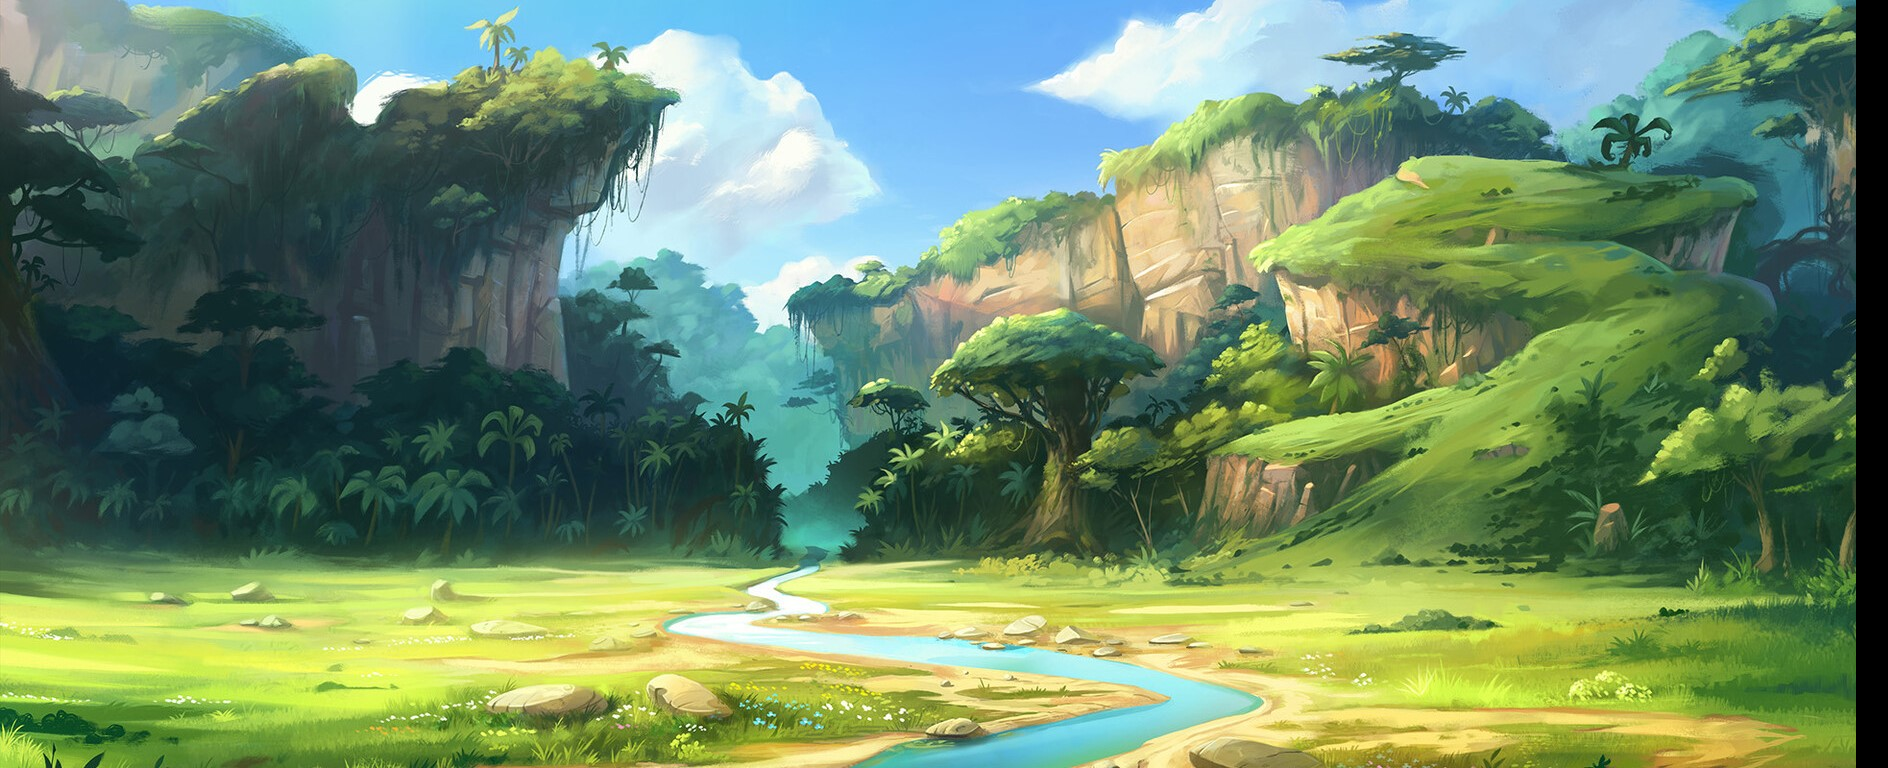

This is a level from a 2D game, rendered from its Tiled map with the project's own tilesets. A one-line summary and the complete map file follow:
An orthogonal 59x24 tile map with 32x32 px tiles, 1 tile layer (图块层 1) and 5 objects (Ground, PlayerSpawn, Wall, Gate).

<map version="1.10" tiledversion="1.11.2" orientation="orthogonal" renderorder="right-down" width="59" height="24" tilewidth="32" tileheight="32" infinite="0" nextlayerid="4" nextobjectid="11">
 <tileset firstgid="1" name="HomeBackground_1" tilewidth="32" tileheight="32" tilecount="1392" columns="58">
  <image source="HomeBackground_1.jpg" width="1867" height="768" />
 </tileset>
 <layer id="1" name="图块层 1" width="59" height="24">
  <data encoding="csv">
1,2,3,4,5,6,7,8,9,10,11,12,13,14,15,16,17,18,19,20,21,22,23,24,25,26,27,28,29,30,31,32,33,34,35,36,37,38,39,40,41,42,43,44,45,46,47,48,49,50,51,52,53,54,55,56,57,58,0,
59,60,61,62,63,64,65,66,67,68,69,70,71,72,73,74,75,76,77,78,79,80,81,82,83,84,85,86,87,88,89,90,91,92,93,94,95,96,97,98,99,100,101,102,103,104,105,106,107,108,109,110,111,112,113,114,115,116,0,
117,118,119,120,121,122,123,124,125,126,127,128,129,130,131,132,133,134,135,136,137,138,139,140,141,142,143,144,145,146,147,148,149,150,151,152,153,154,155,156,157,158,159,160,161,162,163,164,165,166,167,168,169,170,171,172,173,174,0,
175,176,177,178,179,180,181,182,183,184,185,186,187,188,189,190,191,192,193,194,195,196,197,198,199,200,201,202,203,204,205,206,207,208,209,210,211,212,213,214,215,216,217,218,219,220,221,222,223,224,225,226,227,228,229,230,231,232,0,
233,234,235,236,237,238,239,240,241,242,243,244,245,246,247,248,249,250,251,252,253,254,255,256,257,258,259,260,261,262,263,264,265,266,267,268,269,270,271,272,273,274,275,276,277,278,279,280,281,282,283,284,285,286,287,288,289,290,0,
291,292,293,294,295,296,297,298,299,300,301,302,303,304,305,306,307,308,309,310,311,312,313,314,315,316,317,318,319,320,321,322,323,324,325,326,327,328,329,330,331,332,333,334,335,336,337,338,339,340,341,342,343,344,345,346,347,348,0,
349,350,351,352,353,354,355,356,357,358,359,360,361,362,363,364,365,366,367,368,369,370,371,372,373,374,375,376,377,378,379,380,381,382,383,384,385,386,387,388,389,390,391,392,393,394,395,396,397,398,399,400,401,402,403,404,405,406,0,
407,408,409,410,411,412,413,414,415,416,417,418,419,420,421,422,423,424,425,426,427,428,429,430,431,432,433,434,435,436,437,438,439,440,441,442,443,444,445,446,447,448,449,450,451,452,453,454,455,456,457,458,459,460,461,462,463,464,0,
465,466,467,468,469,470,471,472,473,474,475,476,477,478,479,480,481,482,483,484,485,486,487,488,489,490,491,492,493,494,495,496,497,498,499,500,501,502,503,504,505,506,507,508,509,510,511,512,513,514,515,516,517,518,519,520,521,522,0,
523,524,525,526,527,528,529,530,531,532,533,534,535,536,537,538,539,540,541,542,543,544,545,546,547,548,549,550,551,552,553,554,555,556,557,558,559,560,561,562,563,564,565,566,567,568,569,570,571,572,573,574,575,576,577,578,579,580,0,
581,582,583,584,585,586,587,588,589,590,591,592,593,594,595,596,597,598,599,600,601,602,603,604,605,606,607,608,609,610,611,612,613,614,615,616,617,618,619,620,621,622,623,624,625,626,627,628,629,630,631,632,633,634,635,636,637,638,0,
639,640,641,642,643,644,645,646,647,648,649,650,651,652,653,654,655,656,657,658,659,660,661,662,663,664,665,666,667,668,669,670,671,672,673,674,675,676,677,678,679,680,681,682,683,684,685,686,687,688,689,690,691,692,693,694,695,696,0,
697,698,699,700,701,702,703,704,705,706,707,708,709,710,711,712,713,714,715,716,717,718,719,720,721,722,723,724,725,726,727,728,729,730,731,732,733,734,735,736,737,738,739,740,741,742,743,744,745,746,747,748,749,750,751,752,753,754,0,
755,756,757,758,759,760,761,762,763,764,765,766,767,768,769,770,771,772,773,774,775,776,777,778,779,780,781,782,783,784,785,786,787,788,789,790,791,792,793,794,795,796,797,798,799,800,801,802,803,804,805,806,807,808,809,810,811,812,0,
813,814,815,816,817,818,819,820,821,822,823,824,825,826,827,828,829,830,831,832,833,834,835,836,837,838,839,840,841,842,843,844,845,846,847,848,849,850,851,852,853,854,855,856,857,858,859,860,861,862,863,864,865,866,867,868,869,870,0,
871,872,873,874,875,876,877,878,879,880,881,882,883,884,885,886,887,888,889,890,891,892,893,894,895,896,897,898,899,900,901,902,903,904,905,906,907,908,909,910,911,912,913,914,915,916,917,918,919,920,921,922,923,924,925,926,927,928,0,
929,930,931,932,933,934,935,936,937,938,939,940,941,942,943,944,945,946,947,948,949,950,951,952,953,954,955,956,957,958,959,960,961,962,963,964,965,966,967,968,969,970,971,972,973,974,975,976,977,978,979,980,981,982,983,984,985,986,0,
987,988,989,990,991,992,993,994,995,996,997,998,999,1000,1001,1002,1003,1004,1005,1006,1007,1008,1009,1010,1011,1012,1013,1014,1015,1016,1017,1018,1019,1020,1021,1022,1023,1024,1025,1026,1027,1028,1029,1030,1031,1032,1033,1034,1035,1036,1037,1038,1039,1040,1041,1042,1043,1044,0,
1045,1046,1047,1048,1049,1050,1051,1052,1053,1054,1055,1056,1057,1058,1059,1060,1061,1062,1063,1064,1065,1066,1067,1068,1069,1070,1071,1072,1073,1074,1075,1076,1077,1078,1079,1080,1081,1082,1083,1084,1085,1086,1087,1088,1089,1090,1091,1092,1093,1094,1095,1096,1097,1098,1099,1100,1101,1102,0,
1103,1104,1105,1106,1107,1108,1109,1110,1111,1112,1113,1114,1115,1116,1117,1118,1119,1120,1121,1122,1123,1124,1125,1126,1127,1128,1129,1130,1131,1132,1133,1134,1135,1136,1137,1138,1139,1140,1141,1142,1143,1144,1145,1146,1147,1148,1149,1150,1151,1152,1153,1154,1155,1156,1157,1158,1159,1160,0,
1161,1162,1163,1164,1165,1166,1167,1168,1169,1170,1171,1172,1173,1174,1175,1176,1177,1178,1179,1180,1181,1182,1183,1184,1185,1186,1187,1188,1189,1190,1191,1192,1193,1194,1195,1196,1197,1198,1199,1200,1201,1202,1203,1204,1205,1206,1207,1208,1209,1210,1211,1212,1213,1214,1215,1216,1217,1218,0,
1219,1220,1221,1222,1223,1224,1225,1226,1227,1228,1229,1230,1231,1232,1233,1234,1235,1236,1237,1238,1239,1240,1241,1242,1243,1244,1245,1246,1247,1248,1249,1250,1251,1252,1253,1254,1255,1256,1257,1258,1259,1260,1261,1262,1263,1264,1265,1266,1267,1268,1269,1270,1271,1272,1273,1274,1275,1276,0,
1277,1278,1279,1280,1281,1282,1283,1284,1285,1286,1287,1288,1289,1290,1291,1292,1293,1294,1295,1296,1297,1298,1299,1300,1301,1302,1303,1304,1305,1306,1307,1308,1309,1310,1311,1312,1313,1314,1315,1316,1317,1318,1319,1320,1321,1322,1323,1324,1325,1326,1327,1328,1329,1330,1331,1332,1333,1334,0,
1335,1336,1337,1338,1339,1340,1341,1342,1343,1344,1345,1346,1347,1348,1349,1350,1351,1352,1353,1354,1355,1356,1357,1358,1359,1360,1361,1362,1363,1364,1365,1366,1367,1368,1369,1370,1371,1372,1373,1374,1375,1376,1377,1378,1379,1380,1381,1382,1383,1384,1385,1386,1387,1388,1389,1390,1391,1392,0
</data>
 </layer>
 <objectgroup id="2" name="collisions" class="Wall">
  <object id="2" name="Ground" x="-16.5155" y="704.662" width="1903.39" height="24.7733" />
  <object id="5" name="PlayerSpawn" x="316.681" y="506.023">
   <point />
  </object>
  <object id="8" name="Wall" x="-142" y="-2" width="144" height="718" />
  <object id="9" x="1850" y="2" width="200" height="728" />
 </objectgroup>
 <objectgroup id="3" name="gates">
  <object id="10" name="Gate" x="1414" y="480" width="156" height="222" />
 </objectgroup>
</map>
